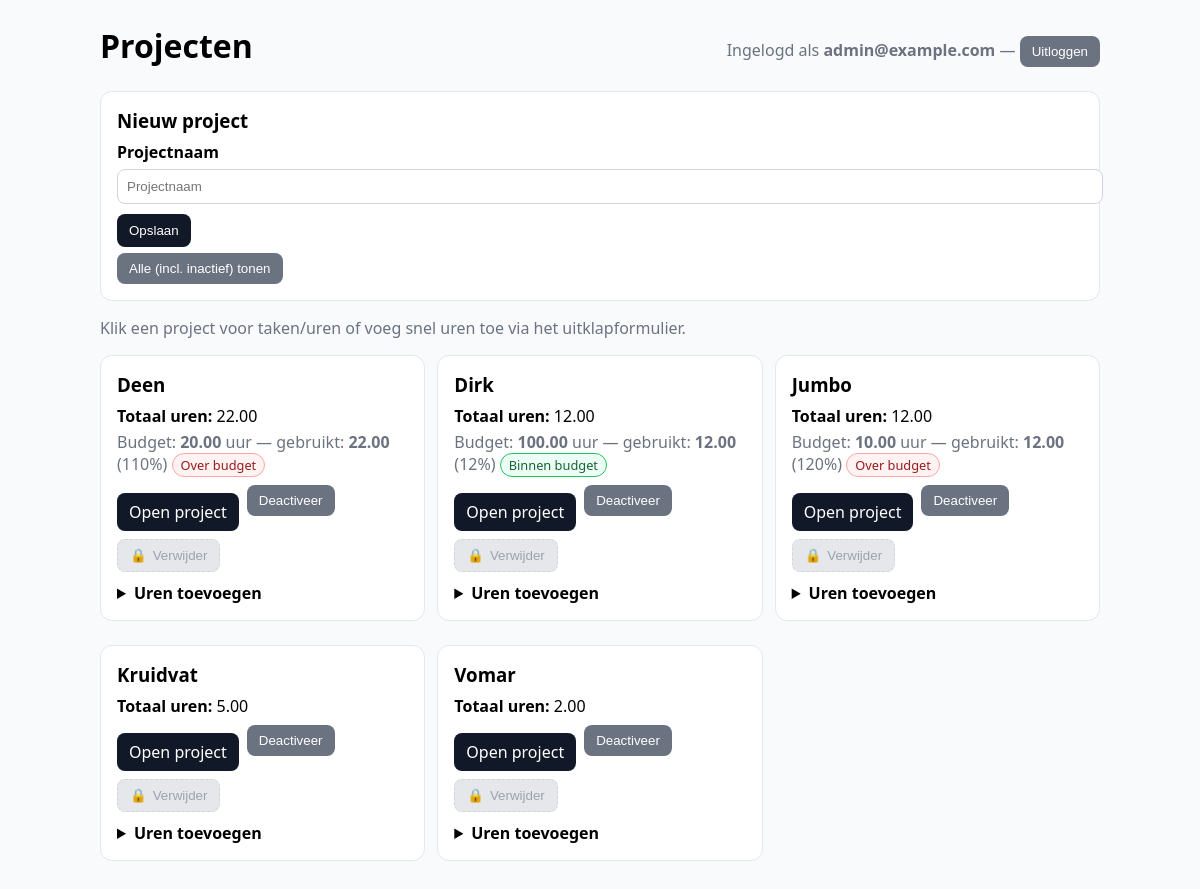
/projects.php (signed in), run on the app's committed database.
### tables this page shows
CREATE TABLE `projects` (
  `id` int(11) NOT NULL,
  `user_id` int(11) NOT NULL,
  `name` varchar(200) NOT NULL,
  `is_active` tinyint(1) NOT NULL DEFAULT 1,
  `planned_hours` decimal(6,2) DEFAULT NULL,
  `created_at` timestamp NOT NULL DEFAULT current_timestamp()
);

### src/auth.php (called while the page is built, shortened)
<?php
function currentUserEmail(): ?string {
    return $_SESSION['user_email'] ?? null;
}
function currentUserRole(): ?string {
    return $_SESSION['user_role'] ?? null;
}

### public/projects.php (the view, shortened to what this page needs)
<?php
$csrf = $_SESSION['csrf'];
require __DIR__ . '/../src/auth.php';
$role = currentUserRole();
$isManager = in_array($role, ['manager', 'admin'], true);
$config = require __DIR__ . '/../config.php';
$dsn = sprintf('mysql:host=%s;port=%s;dbname=%s;charset=utf8mb4', $config['host'], $config['port'], $config['dbname']);
$pdo = new PDO($dsn, $config['user'], $config['pass'], [
  PDO::ATTR_ERRMODE => PDO::ERRMODE_EXCEPTION,
  PDO::ATTR_DEFAULT_FETCH_MODE => PDO::FETCH_ASSOC
]);
function h($s){ return htmlspecialchars((string)$s, ENT_QUOTES, 'UTF-8'); }
$showAll = ($_GET['show'] ?? '') === 'all';
$params = [];
$where  = [];
if ($isManager) {
    if (!$showAll) {
        $where[] = "p.is_active = 1";
    }
    $sql = "
    SELECT
        p.id,
        p.name,
        p.is_active,
        p.planned_hours,
        COALESCE(
            SUM(
                CASE
                    WHEN te.status = 'approved'
                         AND (t.is_active = 1 OR t.id IS NULL)
                    THEN te.hours
                    ELSE 0
                END
            ),
            0
        ) AS total_hours
    FROM projects p
    LEFT JOIN time_entries te
      ON te.project_id = p.id
    LEFT JOIN project_tasks t
      ON t.id = te.task_id
    ";
}
if ($where) {
    $sql .= " WHERE " . implode(" AND ", $where);
}
$sql .= "
  GROUP BY p.id, p.name, p.is_active, p.planned_hours
  ORDER BY p.is_active DESC, p.name ASC
";
$st = $pdo->prepare($sql);
$st->execute($params);
$projects = $st->fetchAll();
?>
<!doctype html>
<html lang="nl">
<head>
    <link rel="stylesheet" href="css/style.css">
</head>
<body>
<header>
  <h1>Projecten</h1>
  <nav class="muted">
    Ingelogd als <strong><?=h(currentUserEmail())?></strong>
    —
    <form method="post" action="logout.php">
      <button type="submit" class="btn-secondary">Uitloggen</button>
    </form>
  </nav>
</header>
<div class="card" style="margin-bottom:12px">
  <h3 style="margin:0 0 8px">Nieuw project</h3>
  <form method="post" action="projects.php">
    <label>Projectnaam</label>
    <input type="text" name="name" placeholder="Projectnaam" required>
    <button class="btn-primary" type="submit">Opslaan</button>
  </form>
  <div class="muted" style="margin-top:6px">
    <?php if ($showAll): ?>
      <form method="get" action="projects.php" style="display:inline">
        <button type="submit" class="btn-secondary">Alleen actieve tonen</button>
      </form>
    <?php else: ?>
      <form method="get" action="projects.php" style="display:inline">
        <button type="submit" class="btn-secondary">Alle (incl. inactief) tonen</button>
      </form>
    <?php endif; ?>
  </div>
</div>
<p class="muted">Klik een project voor taken/uren of voeg snel uren toe via het uitklapformulier.</p>
<div class="grid">
  <?php foreach ($projects as $p): $pid=(int)$p['id']; $inactive = !$p['is_active']; ?>
    <div class="card">
  <h3 style="margin:0 0 8px">
    <?=h($p['name'])?>
  </h3>
  <div><strong>Totaal uren:</strong> <?=number_format((float)$p['total_hours'],2)?></div>
  <?php
    $planned = $p['planned_hours'] ?? null;
    if ($planned !== null && $planned !== ''):
        $plannedFloat = (float)$planned;
        $ratio = $plannedFloat > 0 ? ($p['total_hours'] / $plannedFloat) : 0;
        $perc  = round($ratio * 100);
  ?>
    <div class="muted" style="margin-top:4px;">
      Budget: <strong><?=number_format($plannedFloat,2)?></strong> uur —
      gebruikt: <strong><?=number_format((float)$p['total_hours'],2)?></strong> (<?=$perc?>%)
      <?php if ($ratio > 1): ?>
        <span class="badge status-rejected">Over budget</span>
      <?php elseif ($ratio >= 0.8): ?>
        <span class="badge status-pending">Bijna vol</span>
      <?php else: ?>
        <span class="badge status-approved">Binnen budget</span>
      <?php endif; ?>
    </div>
  <?php endif; ?>
      <div style="display:flex;gap:8px;flex-wrap:wrap;margin-top:8px">
        <a class="btn" href="project.php?id=<?=$pid?>">Open project</a>
        <?php if ($inactive): ?>
          <form method="post" action="projects.php" onsubmit="return confirm('Project activeren?');">
            <input type="hidden" name="csrf" value="<?=h($csrf)?>">
            <input type="hidden" name="mode" value="activate_project">
            <input type="hidden" name="project_id" value="<?=$pid?>">
            <button class="btn-secondary" type="submit">Activeer</button>
          </form>
        <?php else: ?>
          <form method="post" action="projects.php" onsubmit="return confirm('Project deactiveren?');">
            <button class="btn-secondary" type="submit">Deactiveer</button>
          </form>
        <?php endif; ?>
        <?php if ($inactive): ?>
          <form method="post" action="projects.php" onsubmit="return confirm('Echt verwijderen? Dit kan alleen als er geen uren zijn.');">
            <input type="hidden" name="csrf" value="<?=h($csrf)?>">
            <input type="hidden" name="mode" value="delete_project">
            <input type="hidden" name="project_id" value="<?=$pid?>">
            <button class="btn-danger" type="submit"><span class="icon">🗑️</span>Verwijder</button>
          </form>
        <?php else: ?>
          <button class="btn-danger disabled" type="button" aria-disabled="true" title="Deactiveer eerst"><span class="icon">🔒</span>Verwijder</button>
        <?php endif; ?>
      </div>
      <details>
        <summary>Uren toevoegen</summary>
      </details>
    </div>
  <?php endforeach; ?>
</div>
</body>
</html>

### public/css/style.css (style rules this page uses)
body { font-family: system-ui, Segoe UI, Arial, sans-serif; max-width: 1000px; margin: 24px auto; padding: 0 16px; background: #f8fafc; }
h1, h2, h3 { margin: 0 0 12px; }
.muted { color: #6b7280; }
.grid { display: grid; grid-template-columns: repeat(auto-fill, minmax(300px, 1fr)); gap: 12px; }
.card { border: 1px solid #e5e7eb; border-radius: 12px; padding: 16px; background: #fff; margin-bottom: 12px; }
a.btn { display: inline-block; background: #111827; color: #fff; text-decoration: none; border-radius: 8px; padding: 8px 12px; margin-top: 8px; }
.btn { background: #111827; color: #fff; border: 0; border-radius: 8px; padding: 8px 12px; cursor: pointer; }
.btn-primary { background: #111827; color: #fff; border: 0; border-radius: 8px; padding: 9px 12px; cursor: pointer; }
.btn-secondary { background: #6b7280; color: #fff; border: 0; border-radius: 8px; padding: 8px 12px; cursor: pointer; }
.btn-danger { background: #b91c1c; color: #fff; border: 0; border-radius: 8px; padding: 8px 12px; cursor: pointer; }
.btn-danger.disabled { background: #e5e7eb; color: #9ca3af; border: 1px dashed #d1d5db; cursor: not-allowed; }
.btn-danger .icon { margin-right: 6px; }
nav form { display: inline; margin: 0; }
input, select, textarea { width: 100%; padding: 9px; border: 1px solid #d1d5db; border-radius: 8px; margin: 6px 0 10px; }
label { font-weight: 600; }
.badge { display: inline-block; padding: 2px 8px; border-radius: 999px; font-size: 0.8rem; border: 1px solid #e5e7eb; }
.badge.status-approved { background: #ecfdf5; border-color: #22c55e; color: #166534; }
.badge.status-rejected { background: #fef2f2; border-color: #fca5a5; color: #991b1b; }
header { display: flex; justify-content: space-between; align-items: center; margin-bottom: 12px; }
details { margin-top: 10px; }
summary { cursor: pointer; font-weight: 600; }

### data on the page
projects: name "Deen", total_hours "22.00", planned_hours "20.00", perc "110", shows "Over budget", is_active "Verwijder"
projects: name "Dirk", total_hours "12.00", planned_hours "100.00", perc "12", shows "Binnen budget", is_active "Verwijder"
projects: name "Jumbo", total_hours "12.00", planned_hours "10.00", perc "120", shows "Over budget", is_active "Verwijder"
projects: name "Kruidvat", total_hours "5.00", is_active "Verwijder"
projects: name "Vomar", total_hours "2.00", is_active "Verwijder"

### other printed values
currentUserEmail() "admin@example.com"
